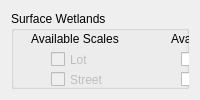
         <widget class="QWidget" name="page_16">
          <layout class="QHBoxLayout" name="horizontalLayout_9">
           <item>
            <widget class="QGroupBox" name="WSUR_inputgroup">
             <property name="title">
              <string>Surface Wetlands</string>
             </property>
             <widget class="QCheckBox" name="WSURlot_check">
              <property name="enabled">
               <bool>false</bool>
              </property>
              <property name="geometry">
               <rect>
                <x>40</x>
                <y>40</y>
                <width>70</width>
                <height>17</height>
               </rect>
              </property>
              <property name="text">
               <string>Lot</string>
              </property>
             </widget>
             <widget class="QCheckBox" name="WSURprec_check">
              <property name="enabled">
               <bool>true</bool>
              </property>
              <property name="geometry">
               <rect>
                <x>40</x>
                <y>100</y>
                <width>101</width>
                <height>17</height>
               </rect>
              </property>
              <property name="text">
               <string>Precinct</string>
              </property>
             </widget>
             <widget class="QCheckBox" name="WSURflow_check">
              <property name="geometry">
               <rect>
                <x>170</x>
                <y>40</y>
                <width>121</width>
                <height>17</height>
               </rect>
              </property>
              <property name="text">
               <string>Flow Reduction</string>
              </property>
             </widget>
             <widget class="QLabel" name="WSURapps_lbl">
              <property name="geometry">
               <rect>
                <x>160</x>
                <y>20</y>
                <width>141</width>
                <height>16</height>
               </rect>
              </property>
              <property name="text">
               <string>Available Applications</string>
              </property>
             </widget>
             <widget class="QCheckBox" name="WSURpollute_check">
              <property name="geometry">
               <rect>
                <x>170</x>
                <y>60</y>
                <width>121</width>
                <height>17</height>
               </rect>
              </property>
              <property name="text">
               <string>Pollution Control</string>
              </property>
             </widget>
             <widget class="QLabel" name="label_44">
              <property name="geometry">
               <rect>
                <x>360</x>
                <y>10</y>
                <width>101</width>
                <height>141</height>
               </rect>
              </property>
              <property name="text">
               <string/>
              </property>
              <property name="pixmap">
               <pixmap resource="C:/UrbanBEATSv1Dev/ub_modules/resources/dialogimg.qrc">:/techplacement/tech_wetlands.png</pixmap>
              </property>
             </widget>
             <widget class="QLabel" name="WSURscales_lbl">
              <property name="geometry">
               <rect>
                <x>20</x>
                <y>20</y>
                <width>101</width>
                <height>16</height>
               </rect>
              </property>
              <property name="text">
               <string>Available Scales</string>
              </property>
             </widget>
             <widget class="QCheckBox" name="WSURneigh_check">
              <property name="geometry">
               <rect>
                <x>40</x>
                <y>80</y>
                <width>101</width>
                <height>17</height>
               </rect>
              </property>
              <property name="text">
               <string>Neighbourhood</string>
              </property>
             </widget>
             <widget class="QCheckBox" name="WSURstreet_check">
              <property name="enabled">
               <bool>false</bool>
              </property>
              <property name="geometry">
               <rect>
                <x>40</x>
                <y>60</y>
                <width>70</width>
                <height>17</height>
               </rect>
              </property>
              <property name="text">
               <string>Street</string>
              </property>
             </widget>
             <widget class="QLabel" name="WSURdesigncurve_lbl2">
              <property name="geometry">
               <rect>
                <x>160</x>
                <y>195</y>
                <width>21</width>
                <height>20</height>
               </rect>
              </property>
              <property name="text">
               <string>or</string>
              </property>
             </widget>
             <widget class="QCheckBox" name="WSURdesignUB_box">
              <property name="geometry">
               <rect>
                <x>200</x>
                <y>205</y>
                <width>241</width>
                <height>17</height>
               </rect>
              </property>
              <property name="text">
               <string>Use UrbanBEATS' Design Curve Database</string>
              </property>
             </widget>
             <widget class="QToolButton" name="WSURdesigncurve_browse">
              <property name="enabled">
               <bool>true</bool>
              </property>
              <property name="geometry">
               <rect>
                <x>390</x>
                <y>175</y>
                <width>61</width>
                <height>19</height>
               </rect>
              </property>
              <property name="text">
               <string>Browse...</string>
              </property>
             </widget>
             <widget class="QLabel" name="WSURdesigncurve_lbl">
              <property name="geometry">
               <rect>
                <x>20</x>
                <y>175</y>
                <width>161</width>
                <height>16</height>
               </rect>
              </property>
              <property name="text">
               <string>Load Conceptual Design Curves</string>
              </property>
             </widget>
             <widget class="QLineEdit" name="WSURdesigncurve_pathbox">
              <property name="geometry">
               <rect>
                <x>202</x>
                <y>175</y>
                <width>181</width>
                <height>20</height>
               </rect>
              </property>
             </widget>
             <widget class="QLabel" name="WSURdesigninfo_lbl">
              <property name="geometry">
               <rect>
                <x>20</x>
                <y>220</y>
                <width>161</width>
                <height>16</height>
               </rect>
              </property>
              <property name="text">
               <string>Design Information</string>
              </property>
             </widget>
             <widget class="QLabel" name="WSURspecs_lbl">
              <property name="geometry">
               <rect>
                <x>20</x>
                <y>125</y>
                <width>161</width>
                <height>16</height>
               </rect>
              </property>
              <property name="text">
               <string>Select System Specification:</string>
              </property>
             </widget>
             <widget class="QLabel" name="WSURmaxsize_lbl">
              <property name="geometry">
               <rect>
                <x>30</x>
                <y>275</y>
                <width>191</width>
                <height>16</height>
               </rect>
              </property>
              <property name="text">
               <string>Max. allowable system size [sqm]</string>
              </property>
             </widget>
             <widget class="QLineEdit" name="WSURmaxsize_box">
              <property name="geometry">
               <rect>
                <x>200</x>
                <y>275</y>
                <width>51</width>
                <height>20</height>
               </rect>
              </property>
             </widget>
             <widget class="QComboBox" name="WSURspecs_combo">
              <property name="geometry">
               <rect>
                <x>40</x>
                <y>145</y>
                <width>281</width>
                <height>16</height>
               </rect>
              </property>
              <item>
               <property name="text">
                <string>250mm Ext. Detention Depth, 72hr detention</string>
               </property>
              </item>
              <item>
               <property name="text">
                <string>500mm Ext. Detention Depth, 72hr detention</string>
               </property>
              </item>
              <item>
               <property name="text">
                <string>750mm Ext. Detention Depth, 72hr detention</string>
               </property>
              </item>
              <item>
               <property name="text">
                <string>250mm Ext. Detention Depth, 48hr detention</string>
               </property>
              </item>
              <item>
               <property name="text">
                <string>500mm Ext. Detention Depth, 48hr detention</string>
               </property>
              </item>
              <item>
               <property name="text">
                <string>750mm Ext. Detention Depth, 48hr detention</string>
               </property>
              </item>
             </widget>
             <widget class="QLabel" name="WSURavglifelbl">
              <property name="geometry">
               <rect>
                <x>30</x>
                <y>300</y>
                <width>171</width>
                <height>16</height>
               </rect>
              </property>
              <property name="text">
               <string>Average System Life Span</string>
              </property>
             </widget>
             <widget class="QSpinBox" name="WSURavglifespin">
              <property name="geometry">
               <rect>
                <x>200</x>
                <y>300</y>
                <width>61</width>
                <height>16</height>
               </rect>
              </property>
              <property name="suffix">
               <string>yrs</string>
              </property>
              <property name="minimum">
               <number>5</number>
              </property>
              <property name="maximum">
               <number>100</number>
              </property>
              <property name="singleStep">
               <number>5</number>
              </property>
              <property name="value">
               <number>100</number>
              </property>
             </widget>
             <widget class="QCheckBox" name="WSURrecycle_check">
              <property name="geometry">
               <rect>
                <x>170</x>
                <y>80</y>
                <width>121</width>
                <height>17</height>
               </rect>
              </property>
              <property name="text">
               <string>Recycling</string>
              </property>
             </widget>
             <widget class="QLabel" name="WSURminsize_lbl">
              <property name="geometry">
               <rect>
                <x>30</x>
                <y>245</y>
                <width>161</width>
                <height>16</height>
               </rect>
              </property>
              <property name="text">
               <string>Min. allowable system size [sqm]</string>
              </property>
             </widget>
             <widget class="QLineEdit" name="WSURminsize_box">
              <property name="geometry">
               <rect>
                <x>200</x>
                <y>245</y>
                <width>51</width>
                <height>20</height>
               </rect>
              </property>
             </widget>
             <widget class="QComboBox" name="WSURexfil_combo">
              <property name="geometry">
               <rect>
                <x>360</x>
                <y>246</y>
                <width>101</width>
                <height>20</height>
               </rect>
              </property>
              <property name="whatsThis">
               <string>The likely exfiltration rate from the system (less than the theoretical maximum infiltration rate of the soil). Select this value based on performance data of systems in your city.</string>
              </property>
              <item>
               <property name="text">
                <string>0 (lined system)</string>
               </property>
              </item>
              <item>
               <property name="text">
                <string>0.18 mm/hr</string>
               </property>
              </item>
              <item>
               <property name="text">
                <string>0.36 mm/hr</string>
               </property>
              </item>
              <item>
               <property name="text">
                <string>1.8 mm/hr</string>
               </property>
              </item>
              <item>
               <property name="text">
                <string>3.6 mm/hr</string>
               </property>
              </item>
             </widget>
             <widget class="QLabel" name="WSURexfil_lbl">
              <property name="geometry">
               <rect>
                <x>270</x>
                <y>245</y>
                <width>91</width>
                <height>16</height>
               </rect>
              </property>
              <property name="text">
               <string>Exfiltration Rate:</string>
              </property>
             </widget>
            </widget>
           </item>
          </layout>
         </widget>
